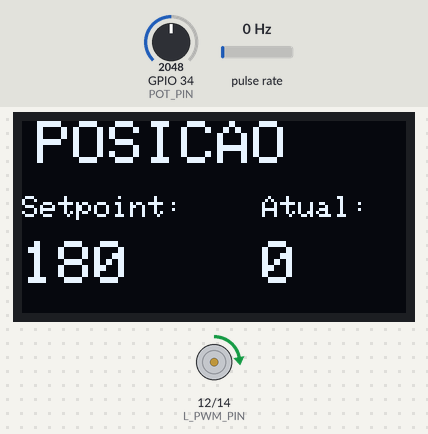
A sketch run on a simulated ESP32. Parts: 128×64 one-colour display, motor-driver pin pairs drawn as motors (green arrow = first pin HIGH = forward, orange = second pin HIGH = backward, longer = more drive). Wiring (inferred from the names in the program): pulse sensor: data GPIO 13. The test bench sets the inputs (shaded band); at power-on: pulse rate 0 Hz, GPIO 34 (POT_PIN) = 2048 (analog values on the 0–4095 scale). What the sketch prints to the serial monitor is not drawn.

Above: at 4.2 s.
4.3 s: pulse rate (sensor on GPIO 13) set to 50 Hz
At 4.78 s:
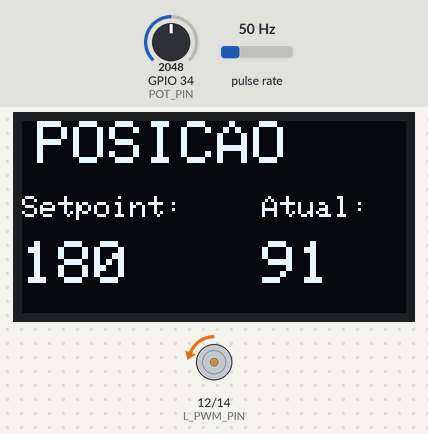
7.0 s: GPIO 34 (POT_PIN) set to 2866
At 7.26 s:
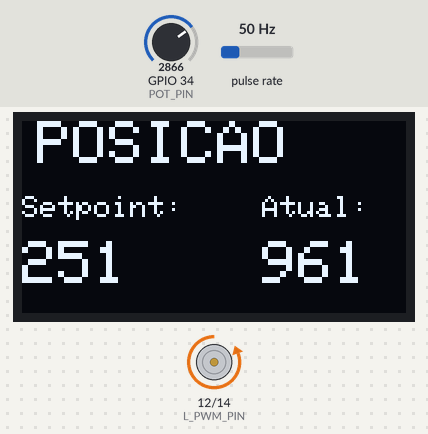
8.6 s: pulse rate (sensor on GPIO 13) set to 4 Hz
At 10.19 s:
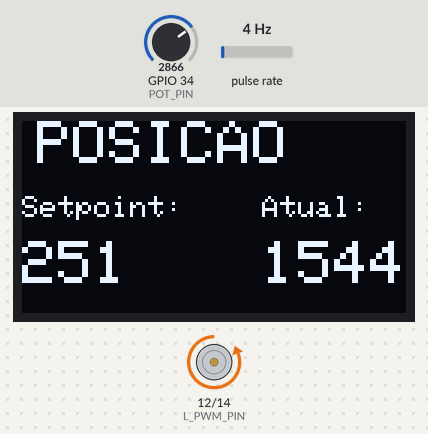
10.3 s: GPIO 34 (POT_PIN) set to 3603
At 11.42 s:
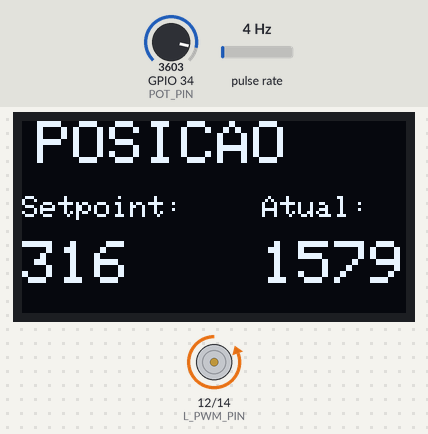
11.8 s: pulse rate (sensor on GPIO 13) set to 100 Hz
At 12.33 s:
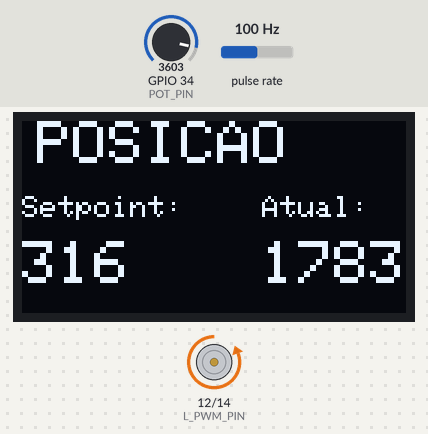
13.6 s: GPIO 34 (POT_PIN) set to 4095
At 13.88 s:
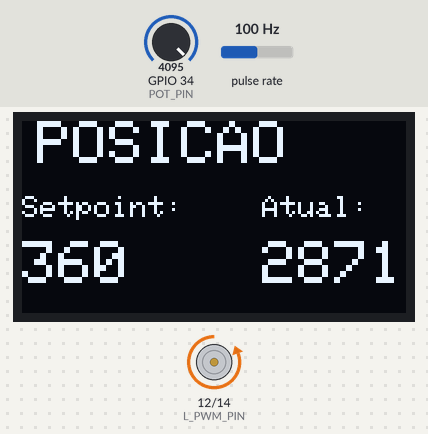
Timing chart, 0 to 16.2 s (numbered marks = the images above; inputs shaded):
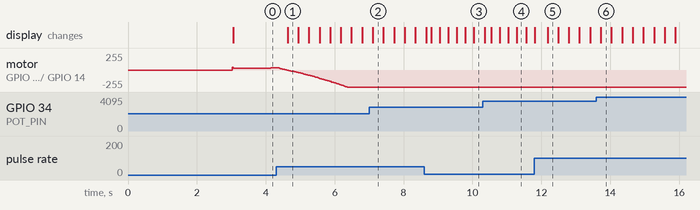

The sketch:

motor-dc-pid-esp32-position-control.ino
```cpp
#include <Wire.h>
#include <Adafruit_GFX.h>
#include <Adafruit_SSD1306.h>

#define DISPLAY_SDA 19
#define DISPLAY_SCL 18
#define DISPLAY_VCC 17
#define DISPLAY_GND 5
#define L_PWM_PIN 12
#define R_PWM_PIN 14
#define H_BRIDGE_FREQUENCY 5000
#define H_BRIDGE_RESOLUTION 12
#define ENCODER_PIN 13
#define POT_PIN 34
#define BUTTON_PIN 25
#define BUTTON_GND_PIN 32
#define STARTUP_DELAY_MS 3000
#define LOOP_DELAY_MS 5
#define SETPOINT_MAX_VALUE 360  // 360 graus
#define PULSES_PER_REVOLUTION 20 // Pulsos por rotação do motor

#define FACTOR 15.3846154
#define Kp 2
#define Ki 4
#define Kd 0.01

#define CORRECTION 0.39

Adafruit_SSD1306 display(128, 64, &Wire, -1);

volatile long pulseCount = 0;
long positionSetPoint = 0;
float previousError = 0;
float integral = 0;
float output = 0;

void IRAM_ATTR handleEncoderInterrupt() {
  pulseCount++;
}

int getPotValue() {
  return analogRead(POT_PIN);
}

void controlMotor(int value) {
  value = constrain(value, -4095, 4095);
  if (value > 0) {
    ledcWrite(L_PWM_PIN, value);
    ledcWrite(R_PWM_PIN, 0);
  } else {
    value = -value;
    ledcWrite(L_PWM_PIN, 0);
    ledcWrite(R_PWM_PIN, value);
  }
}

void setup() {
  Serial.begin(115200);
  analogReadResolution(12);

  // Configuração do botão
  pinMode(BUTTON_GND_PIN, OUTPUT);
  digitalWrite(BUTTON_GND_PIN, LOW);
  pinMode(BUTTON_PIN, INPUT_PULLUP);

  // Configuração do potenciômetro
  pinMode(POT_PIN, INPUT);
  analogSetPinAttenuation(POT_PIN, ADC_0db);

  // Configuração do motor
  ledcAttach(L_PWM_PIN, H_BRIDGE_FREQUENCY, H_BRIDGE_RESOLUTION);
  ledcAttach(R_PWM_PIN, H_BRIDGE_FREQUENCY, H_BRIDGE_RESOLUTION);

  // Configuração do encoder
  pinMode(ENCODER_PIN, INPUT);
  attachInterrupt(digitalPinToInterrupt(ENCODER_PIN), handleEncoderInterrupt, RISING);

  // Configuração do display
  pinMode(DISPLAY_VCC, OUTPUT);
  pinMode(DISPLAY_GND, OUTPUT);
  digitalWrite(DISPLAY_VCC, HIGH);
  digitalWrite(DISPLAY_GND, LOW);
  Wire.begin(DISPLAY_SDA, DISPLAY_SCL);
  display.begin(SSD1306_SWITCHCAPVCC, 0x3C);
  display.clearDisplay();
  display.setTextColor(SSD1306_WHITE);

  delay(STARTUP_DELAY_MS);
}

void loop() {
  // Leitura do potenciômetro e conversão para setpoint de posição
  int potValue = getPotValue();
  positionSetPoint = map(potValue, 0, 4095, 0, SETPOINT_MAX_VALUE);

  // Conversão de pulsos do encoder para posição (graus)
  float currentPosition = (pulseCount * 360.0) / PULSES_PER_REVOLUTION;

  // Controle PID
  float error = positionSetPoint - currentPosition;
  float P = Kp * error;
  integral += error * (LOOP_DELAY_MS / 1000.0);
  float I = Ki * integral;
  float D = Kd * (error - previousError) / (LOOP_DELAY_MS / 1000.0);
  output = P + I + D;
  previousError = error;

  // Controle do motor
  controlMotor(output);

  // Atualiza o display
  display.clearDisplay();

  display.setTextSize(2);
  display.setCursor(5, 0);
  display.print("POSICAO");

  display.setTextSize(1);
  display.setCursor(0, 25);
  display.print("Setpoint:");

  display.setTextSize(2);
  display.setCursor(0, 40);
  display.print((String)int(positionSetPoint));

  display.setTextSize(1);
  display.setCursor(80, 25);
  display.print("Atual:");

  display.setTextSize(2);
  display.setCursor(80, 40);
  display.print((String)int(currentPosition * CORRECTION));

  display.display();

  // Envia por serial
  Serial.print(float(millis() / 1000.0f));
  Serial.print(",");
  Serial.print(positionSetPoint);
  Serial.print(",");
  Serial.print(currentPosition * CORRECTION);
  Serial.print(",0,500");
  Serial.println();

  delay(LOOP_DELAY_MS);
}
```

Measured:
- after the input at 4.3 s, the display: changes after 0.33 s (image 1)
